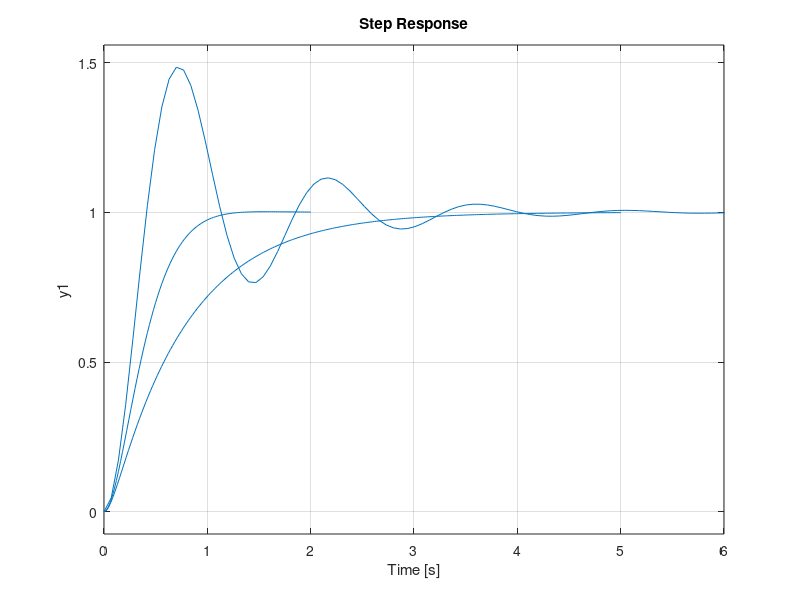

Write MATLAB code to recreate this figure.
clc;
close all;
clear;
s = tf('s');
%set1 - Over Damped System
m1 = 1;
b1 = 16;
k1 = 20;
wn1 = sqrt(k1/m1);
zetal = (b1/m1) / (2*wn1);
num1 = 20;
den1 = m1*s^2 + b1*s + k1;
G1 = tf (num1 / den1);
step(G1);
hold on;
grid;
xlabel('t')
ylabel('C(t)')
title("Step Response of Second Order System")
%set2 - Underdamped System
m2 = 1;
b2 = 2;
k2 = 20;
wn2 = sqrt(k2 / m2);
zeta2 = (b2 / m2) / (2 * wn2);
num2 = 20;
den2 = m2*s^2 + b2*s + k2;
G2 = tf(num2 / den2);
step(G2);
hold on;
%set3 - Critically Damped System
m3 = 1;
b3 = 8;
k3 = 20;
wn3 = sqrt(k3 / m3);
zeta3 = (b3 / m3) / (2 * wn3);
num3 = 20;
den3 = m3*s^2 + b3*s + k3;
G3 = tf(num3 / den3);
step(G3);
xlim ([0, 6]);
